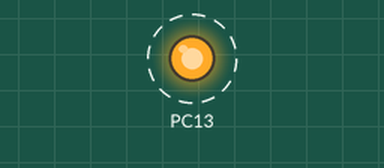
The program below on a simulated STM32 Black Pill. On the bench: output pins drawn as LEDs (lit = HIGH). Dashed ring = blinking.

Above: at 0.2 s.
Timing chart, 0 to 3.0 s (numbered marks = the images above):
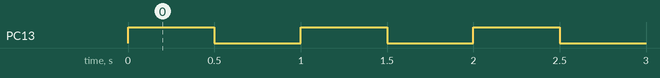

The program:

main.cpp
```cpp
#include "stm32f4xx_hal.h"
#include "led.h"

#define LED_PORT GPIOC;

constexpr uint32_t LED_PIN = GPIO_PIN_13;
constexpr uint32_t BLINK_DELAY_MS = 500;
static Led led = {.port = GPIOC, .pin = LED_PIN, .active = GPIO_PIN_RESET};

#ifdef __cplusplus
extern "C"
{
#endif

    void SysTick_Handler(void)
    {
        HAL_IncTick();
    }
#ifdef __cplusplus
}
#endif


int main(void){
    HAL_Init();
    led_init(&led);
    uint32_t last_change = 0;
    bool isOn = false;

    while (1)
    {
        if(HAL_GetTick() - last_change >= BLINK_DELAY_MS){
            last_change = HAL_GetTick();
            led_set(&led, isOn ? OFF : ON);
            isOn = !isOn;
        }
    }

}
```

led.h
```cpp
#include "stm32f4xx_hal.h"
#ifdef __cplusplus
extern "C"
{
#endif

    typedef enum
    {
        OFF = 0,
        ON,
    } LED_STATE;

    typedef struct
    {
        GPIO_TypeDef *port;
        uint16_t pin;
        GPIO_PinState active;
    } Led;

    void led_init(Led *led);
    void led_set(Led *led, LED_STATE state);
#ifdef __cplusplus
}
#endif
```

led.c
```cpp
#include "stm32f4xx_hal.h"
#include "led.h"

void led_init(Led *led)
{
    __HAL_RCC_GPIOC_CLK_ENABLE();
    // вимикаю діод
    HAL_GPIO_WritePin(
        led->port, led->pin, led->active == GPIO_PIN_SET ? GPIO_PIN_RESET : GPIO_PIN_SET);

    GPIO_InitTypeDef gpio = {0};
    gpio.Pin = led->pin;
    gpio.Mode = GPIO_MODE_OUTPUT_PP;
    gpio.Pull = GPIO_NOPULL;
    gpio.Speed = GPIO_SPEED_FREQ_LOW;
    HAL_GPIO_Init(led->port, &gpio);
}

void led_set(Led *led, LED_STATE state)
{
    switch (state)
    {
    case ON:  HAL_GPIO_WritePin(led->port, led->pin, led->active); break;
    case OFF: HAL_GPIO_WritePin(led->port, led->pin, led->active == GPIO_PIN_SET ? GPIO_PIN_RESET : GPIO_PIN_SET); break;
    default: break;
    }
}
```

Measured:
- by itself, PC13: alternates HIGH for 0.50 s and LOW for 0.50 s
